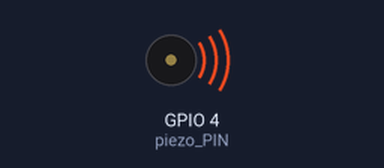
Bench run of a program on a simulated Raspberry Pi (BCM pin numbers). Shown: buzzer (waves = sounding). At 12.8 s the program stops and its outputs stay as they are.

Above: at 0.1 s.
At 12.9 s:
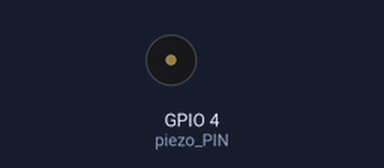
Timing chart, 0 to 14.3 s (numbered marks = the images above):
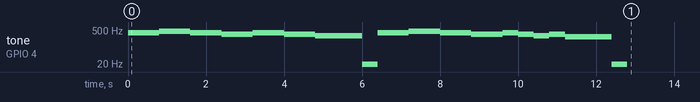

Measured:
- by itself, tone on GPIO 4 (piezo_PIN): plays 392 Hz for 0.80 s, 440 Hz for 0.80 s, 392 Hz for 0.80 s, 330 Hz for 0.80 s, 392 Hz for 0.80 s, 330 Hz for 0.80 s … (18 notes in this stretch)

The program:

piezo_schoolaaa.py
```python
import RPi.GPIO as GPIO
import time

piezo_PIN = 4
GPIO.setmode(GPIO.BCM)
GPIO.setup(piezo_PIN, GPIO.OUT)

pwm = GPIO.PWM(piezo_PIN, 1)
pwm.start(10)

melody = [1, 262, 294, 330, 349, 392, 440, 494, 523] #도~도 Hz
#pwm 인스턴스 생성, 도 음은 약 262Hz
school13 = [5, 5, 6, 6, 5, 5, 3, 3]
school2 = [5, 5, 3, 3, 2, 2, 2, 0]
school4 = [5, 3, 2, 3, 1, 1, 1, 0]

try:
    for i in school13:
        pwm.ChangeFrequency(melody[i])
        time.sleep(0.4)
        pwm.ChangeFrequency(melody[0])
        #time.sleep(0.001)
    for i in school2:
        pwm.ChangeFrequency(melody[i])
        time.sleep(0.4)
        pwm.ChangeFrequency(melody[0])
        #time.sleep(0.001)
    for i in school13:
        pwm.ChangeFrequency(melody[i])
        time.sleep(0.4)
        pwm.ChangeFrequency(melody[0])
        #time.sleep(0.001)
    for i in school4:
        pwm.ChangeFrequency(melody[i])
        time.sleep(0.4)
        pwm.ChangeFrequency(melody[0])
        #time.sleep(0.001)

finally:
    pwm.stop()
    GPIO.setup(piezo_PIN, GPIO.IN)
    GPIO.cleanup()
```
